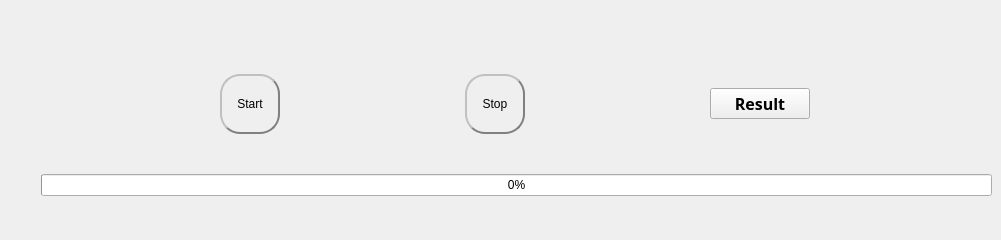
         <widget class="QWidget" name="tab_3">
          <attribute name="title">
           <string>Test</string>
          </attribute>
          <widget class="QWidget" name="">
           <property name="geometry">
            <rect>
             <x>41</x>
             <y>40</y>
             <width>951</width>
             <height>191</height>
            </rect>
           </property>
           <layout class="QVBoxLayout" name="verticalLayout_6">
            <item>
             <layout class="QHBoxLayout" name="horizontalLayout_16">
              <item>
               <widget class="QPushButton" name="pushButtonTsStart">
                <property name="sizePolicy">
                 <sizepolicy hsizetype="Minimum" vsizetype="Fixed">
                  <horstretch>0</horstretch>
                  <verstretch>0</verstretch>
                 </sizepolicy>
                </property>
                <property name="minimumSize">
                 <size>
                  <width>60</width>
                  <height>60</height>
                 </size>
                </property>
                <property name="maximumSize">
                 <size>
                  <width>60</width>
                  <height>60</height>
                 </size>
                </property>
                <property name="styleSheet">
                 <string notr="true">border-radius: 20px;  border: 2px groove gray;
font: 12pt &quot;Arial&quot;;
border-style: outset;</string>
                </property>
                <property name="text">
                 <string>Start</string>
                </property>
               </widget>
              </item>
              <item>
               <widget class="QPushButton" name="pushButtonTsStop">
                <property name="minimumSize">
                 <size>
                  <width>60</width>
                  <height>60</height>
                 </size>
                </property>
                <property name="maximumSize">
                 <size>
                  <width>60</width>
                  <height>60</height>
                 </size>
                </property>
                <property name="layoutDirection">
                 <enum>Qt::LeftToRight</enum>
                </property>
                <property name="styleSheet">
                 <string notr="true">border-radius: 20px;  border: 2px groove gray;
font: 12pt &quot;Arial&quot;;
border-style: outset;</string>
                </property>
                <property name="text">
                 <string>Stop</string>
                </property>
               </widget>
              </item>
              <item>
               <widget class="QPushButton" name="pushButtonTsResult">
                <property name="sizePolicy">
                 <sizepolicy hsizetype="Minimum" vsizetype="Fixed">
                  <horstretch>0</horstretch>
                  <verstretch>0</verstretch>
                 </sizepolicy>
                </property>
                <property name="maximumSize">
                 <size>
                  <width>100</width>
                  <height>16777215</height>
                 </size>
                </property>
                <property name="font">
                 <font>
                  <family>Agency FB</family>
                  <pointsize>12</pointsize>
                  <weight>75</weight>
                  <bold>true</bold>
                 </font>
                </property>
                <property name="text">
                 <string>Result</string>
                </property>
               </widget>
              </item>
             </layout>
            </item>
            <item>
             <widget class="QProgressBar" name="progressBarTs">
              <property name="value">
               <number>0</number>
              </property>
             </widget>
            </item>
           </layout>
          </widget>
         </widget>
